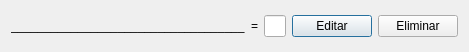
<?xml version="1.0" encoding="UTF-8"?>
<ui version="4.0">
 <class>Task</class>
 <widget class="QDialog" name="Task">
  <property name="geometry">
   <rect>
    <x>0</x>
    <y>0</y>
    <width>451</width>
    <height>52</height>
   </rect>
  </property>
  <property name="windowTitle">
   <string>Dialog</string>
  </property>
  <layout class="QHBoxLayout" name="horizontalLayout">
   <item>
    <widget class="QLabel" name="lblOperacion">
     <property name="text">
      <string>___________________________________</string>
     </property>
    </widget>
   </item>
   <item>
    <widget class="QLabel" name="label">
     <property name="text">
      <string>=</string>
     </property>
    </widget>
   </item>
   <item>
    <widget class="QLineEdit" name="resultado"/>
   </item>
   <item>
    <widget class="QPushButton" name="removeButton">
     <property name="text">
      <string>Editar</string>
     </property>
    </widget>
   </item>
   <item>
    <widget class="QPushButton" name="btnVerificar">
     <property name="text">
      <string>Eliminar</string>
     </property>
    </widget>
   </item>
  </layout>
 </widget>
 <resources/>
 <connections/>
</ui>
